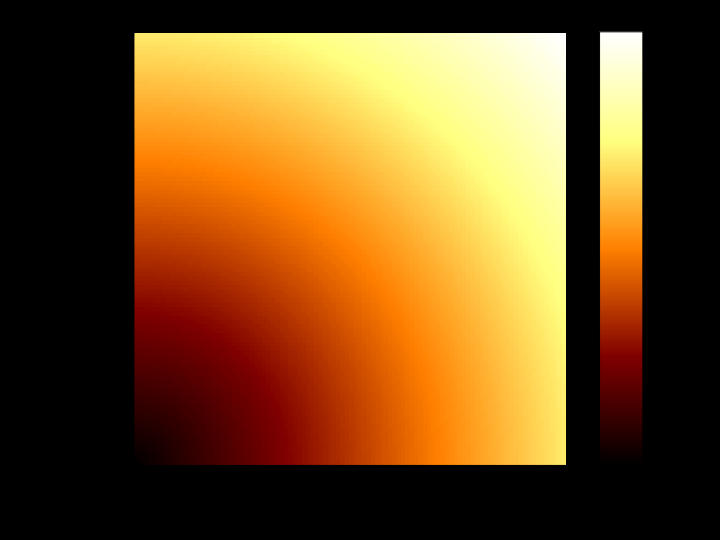
#> input picture examples/image_goose-latex.png, 720 x 540 px
$ python -i __init__.py   (imports and definitions only)
#> lines starting #> are read from the running program, lines starting #| are printed output that depends on the picture
"""
This module provides some extensions to matplotlib.

:dependencies:

    * numpy
    * matplotlib

:copyright:

    | Tom de Geus
    | tom@geus.me
    | http://www.geus.me
"""
from __future__ import annotations

import textwrap

import deprecation
import matplotlib.colors
import matplotlib.pyplot as plt
import numpy as np
import yaml
from numpy.typing import ArrayLike
from scipy.optimize import curve_fit

from ._version import version


# [2640 lines left out: functions system_has_latex, find_latex_font_serif, copy_style, latex_float, asLinearSegmentedColormap, ticks and 48 more, not called in this run]

>>> import cv2
>>> picture = cv2.imread('../examples/image_goose-latex.png', cv2.IMREAD_GRAYSCALE)
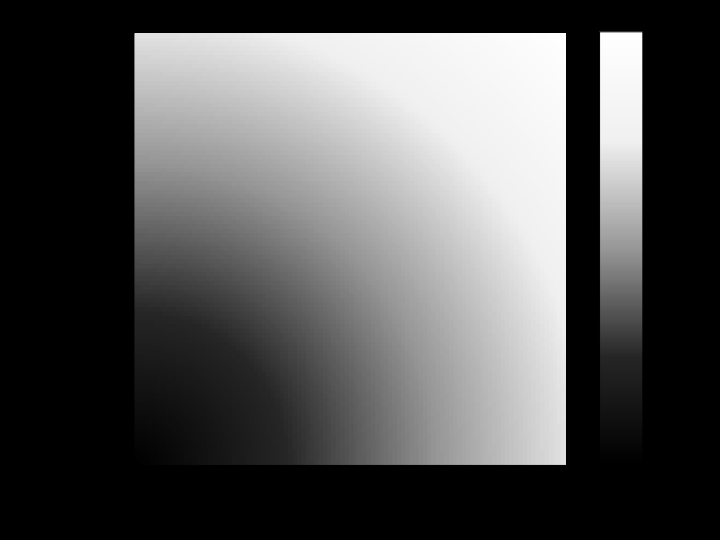
#> picture: shape (540, 720); min 0, max 255, mean 82.7
>>> result = histogram_bin_edges(picture)
#> in histogram_bin_edges, `N, _ = np.histogram(data, bins=bin_edges, density=False)`: N = [195272, 16522, 11100, 12666, 15203, 17179, 23595, 26134, 29061, 42068]
#> in histogram_bin_edges, `idx = np.min(np.where(N > 0)[0])`: idx = 0
#> in histogram_bin_edges, `jdx = np.max(np.where(N > 0)[0])`: jdx = 9
#> in histogram_bin_edges, `k = jdx + 2`: k = 11
#> result = [0, 25.5, 51, 76.5, 102, 127.5, 153, 178.5, 204, 229.5, 255]

$ run again, on examples/image_goose_latex.png
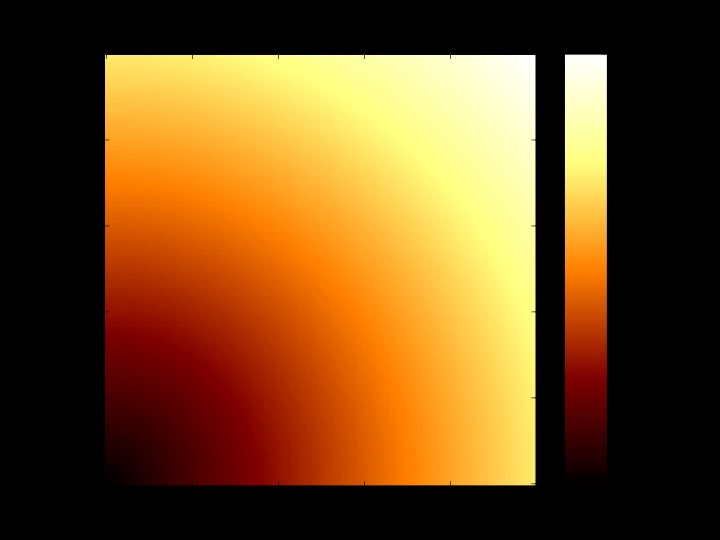
#> input picture examples/image_goose_latex.png, 720 x 540 px
#> `picture = cv2.imread('../examples/image_goose-latex.png', cv2.IMREAD_G..`:
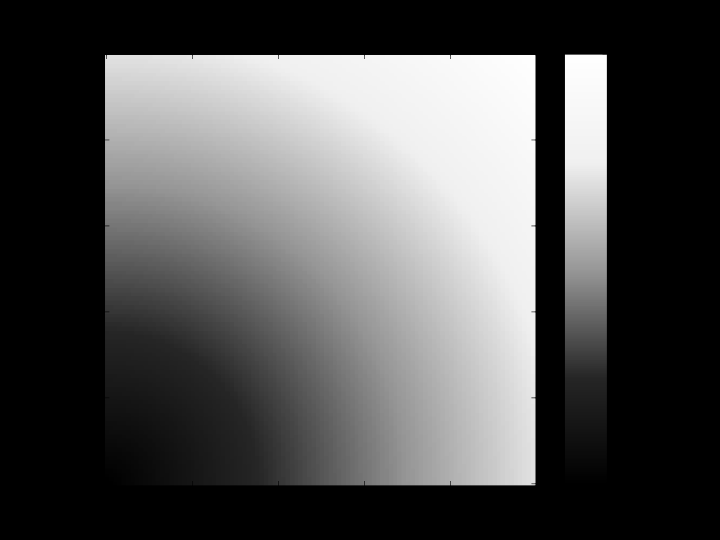
#> picture: shape (540, 720); min 0, max 255, mean 81.8
#> N = [196928, 16381, 11025, 12570, 15559, 17032, 23420, 25919, 28737, 41229]
#> idx = 0
#> jdx = 9
#> k = 11
#> result = [0, 25.5, 51, 76.5, 102, 127.5, 153, 178.5, 204, 229.5, 255]
